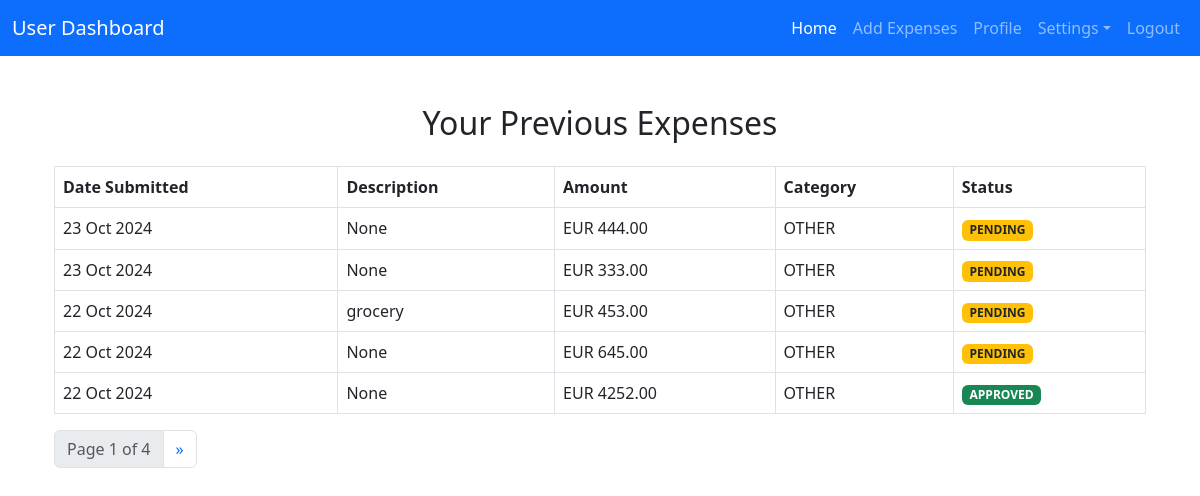
The page /dashboard/ (signed in) on the database its author committed.
### management/models.py (models this page shows, shortened)
class Expense(models.Model):
    user = models.ForeignKey(User, on_delete=models.CASCADE)
    amount = models.DecimalField(max_digits=10, decimal_places=2)
    description = models.CharField(max_length=255, blank=True, null=True)
    date_submitted = models.DateTimeField(auto_now_add=True)
    class ApprovalStatus(models.TextChoices):
        PENDING = 'PENDING', 'Pending'
        APPROVED = 'APPROVED', 'Approved'
        REJECTED = 'REJECTED', 'Rejected'
    approval_status = models.CharField(
        max_length=10,
        choices=ApprovalStatus.choices,
        default=ApprovalStatus.PENDING,
    )
    class Category(models.TextChoices):
        TRAVELING = "TRAVELING", "Traveling"
        SERVICES = "SERVICES", "Services"
        FOOD = "FOOD", "Food"
        ENTERTAINMENT = "ENTERTAINMENT", "Entertainment"
        TRANSPORTATION = "TRANSPORTATION", "Transportation"
        HEALTH = "HEALTH", "Health"
        OTHER = "OTHER", "Other"
    category = models.CharField(
        max_length=255, choices=Category.choices, default=Category.OTHER
    )
    def display_amount_with_currency(self):
        return f"{self.user.userprofile.currency} {self.amount}"

class UserProfile(models.Model):
    user = models.OneToOneField(User, on_delete=models.CASCADE)
    class CurrencyChoices(models.TextChoices):
        USD = 'USD', 'US Dollar'
        EUR = 'EUR', 'Euro'
        GBP = 'GBP', 'British Pound'
        INR = 'INR', 'Indian Rupee'
    currency = models.CharField(
        max_length=3,
        choices=CurrencyChoices.choices,
        default=CurrencyChoices.USD
    )

### management/views.py (the view)
# urls.py: path('dashboard/', views.dashboard, name='dashboard'),
@login_required
def dashboard(request):
    if not request.user.is_active:
        return redirect('login')
    expenses = Expense.objects.filter(user=request.user).order_by('-date_submitted')  # Order by date_submitted descending
    expense_paginator = Paginator(expenses, 5)  # Show 5 expenses per page
    page_number = request.GET.get('page')
    paginated_expenses = expense_paginator.get_page(page_number)
    return render(request, 'dashboard.html', {'expenses': paginated_expenses})

### templates/dashboard.html (shortened to what this page needs)
{% extends 'user_base.html' %}
{% block content %}
<div class="container mt-5">
    <h2 class="text-center">Your Previous Expenses</h2>
    {% if expenses %}
    <table class="table table-bordered table-hover mt-4">
        <thead class="bg-primary text-white">
            <tr>
                <th scope="col">Date Submitted</th>
                <th scope="col">Description</th>
                <th scope="col">Amount</th>
                <th scope="col">Category</th>
                <th scope="col">Status</th>
            </tr>
        </thead>
        <tbody class="align-middle">
            {% for expense in expenses %}
            <tr>
                <td>{{ expense.date_submitted|date:"d M Y" }}</td>
                <td>{{ expense.description }}</td>
                <td>{{ expense.display_amount_with_currency }}</td>
                <td>{{ expense.category }}</td>
                <td>
                    <span class="badge {% if expense.approval_status == 'APPROVED' %}bg-success{% elif expense.approval_status == 'PENDING' %}bg-warning text-dark{% else %}bg-danger{% endif %}">
                        {{ expense.approval_status }}
                    </span>
                </td>
            </tr>
            {% endfor %}
        </tbody>
    </table>
    <nav aria-label="Expense Pagination">
        <ul class="pagination justify-content-right">
            <li class="page-item disabled"><span class="page-link">Page {{ expenses.number }} of {{ expenses.paginator.num_pages }}</span></li>
            {% if expenses.has_next %}
            <li class="page-item">
                <a class="page-link" href="?page={{ expenses.next_page_number }}" aria-label="Next">
                    <span aria-hidden="true">&raquo;</span>
                </a>
            </li>
            {% endif %}
        </ul>
    </nav>
    {% else %}
    <p class="text-center text-muted">No expenses submitted yet.</p>
    {% endif %}
</div>
{% endblock %}

### rows shown on the page
Expense: date_submitted "23 Oct 2024", description "None", display_amount_with_currency "EUR 444.00", category "OTHER", approval_status "PENDING"
Expense: date_submitted "23 Oct 2024", description "None", display_amount_with_currency "EUR 333.00", category "OTHER", approval_status "PENDING"
Expense: date_submitted "22 Oct 2024", description "grocery", display_amount_with_currency "EUR 453.00", category "OTHER", approval_status "PENDING"
Expense: date_submitted "22 Oct 2024", description "None", display_amount_with_currency "EUR 645.00", category "OTHER", approval_status "PENDING"
Expense: date_submitted "22 Oct 2024", description "None", display_amount_with_currency "EUR 4252.00", category "OTHER", approval_status "APPROVED"

### other values the page prints
{{ expenses.number }} "1"
{{ expenses.paginator.num_pages }} "4"
